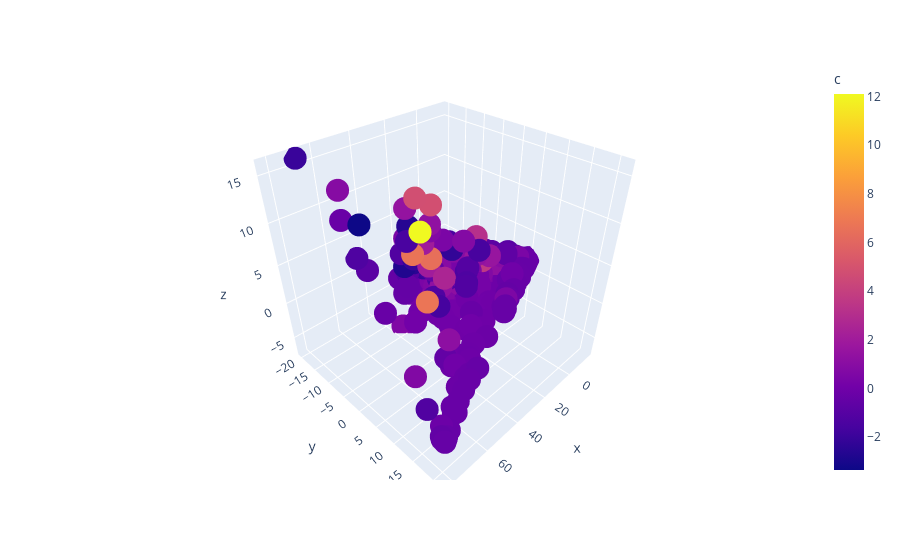

The notebook cell saved with this chart:
### Code cell
import plotly.express as px
fig = px.scatter_3d(pd.DataFrame(data=df_image, columns=['x', 'y', 'z', 'c']),
                    x='x', y='y', z='z', color='c')
fig.show()

### Figure 1 — Plotly figure (JSON) as saved in the notebook; plotly's stock layout.template omitted (floating-point values rounded to 4 significant figures; data arrays with more than 128 entries replaced by an {"elided": "..."} marker saying what was removed)
{"data": [{"hoverlabel": {"namelength": 0}, "hovertemplate": "x=%{x}<br>y=%{y}<br>z=%{z}<br>c=%{marker.color}", "legendgroup": "", "marker": {"color": {"elided": "1709 float values"}, "coloraxis": "coloraxis", "symbol": "circle"}, "mode": "markers", "name": "", "scene": "scene", "showlegend": false, "type": "scatter3d", "x": {"elided": "1709 float values"}, "y": {"elided": "1709 float values"}, "z": {"elided": "1709 float values"}}], "layout": {"coloraxis": {"colorbar": {"title": {"text": "c"}}, "colorscale": [[0, "#0d0887"], [0.1111, "#46039f"], [0.2222, "#7201a8"], [0.3333, "#9c179e"], [0.4444, "#bd3786"], [0.5556, "#d8576b"], [0.6667, "#ed7953"], [0.7778, "#fb9f3a"], [0.8889, "#fdca26"], [1, "#f0f921"]]}, "legend": {"tracegroupgap": 0}, "margin": {"t": 60}, "scene": {"domain": {"x": [0, 1], "y": [0, 1]}, "xaxis": {"title": {"text": "x"}}, "yaxis": {"title": {"text": "y"}}, "zaxis": {"title": {"text": "z"}}}}}
